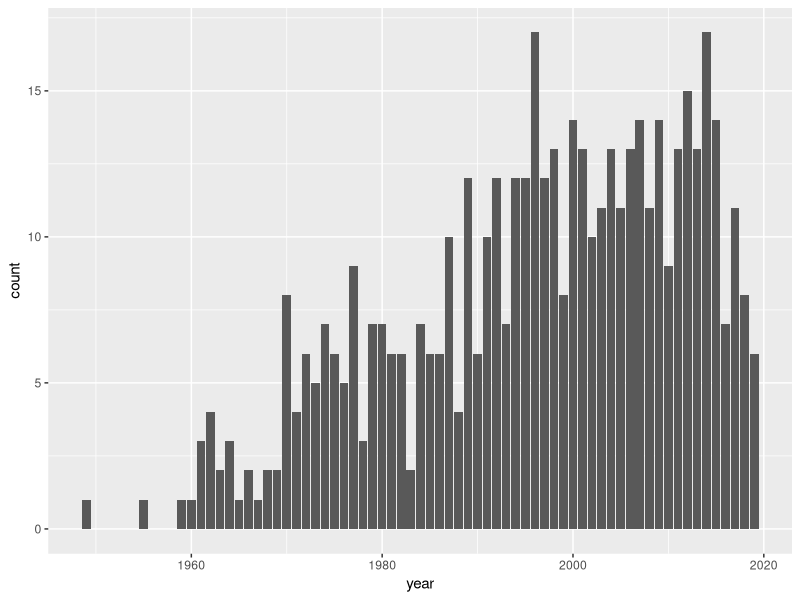
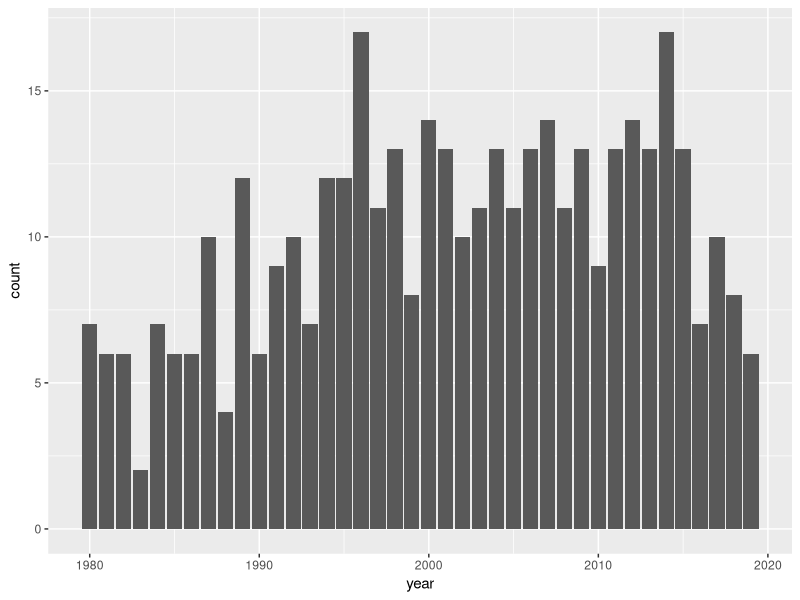
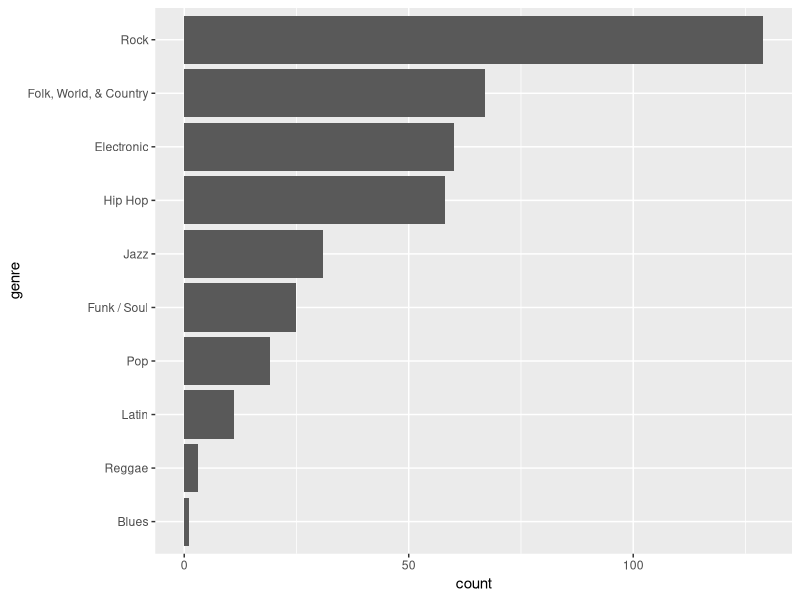
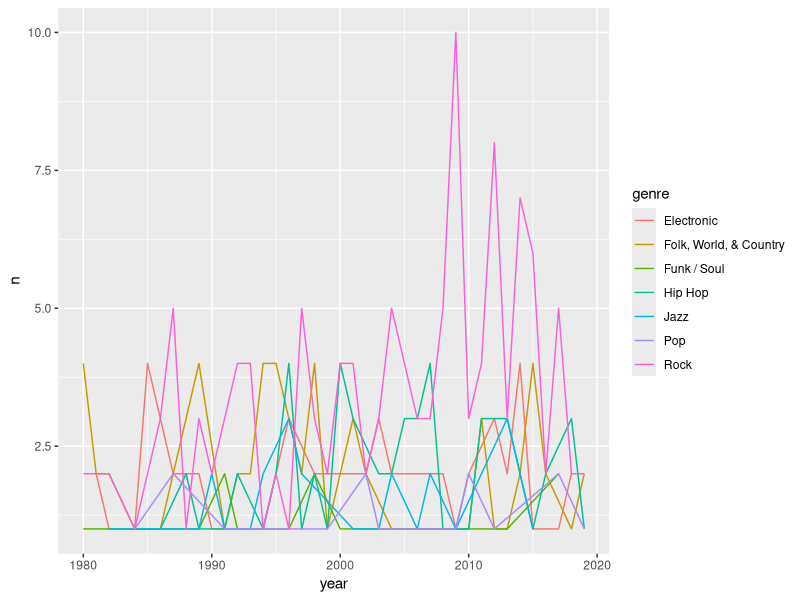
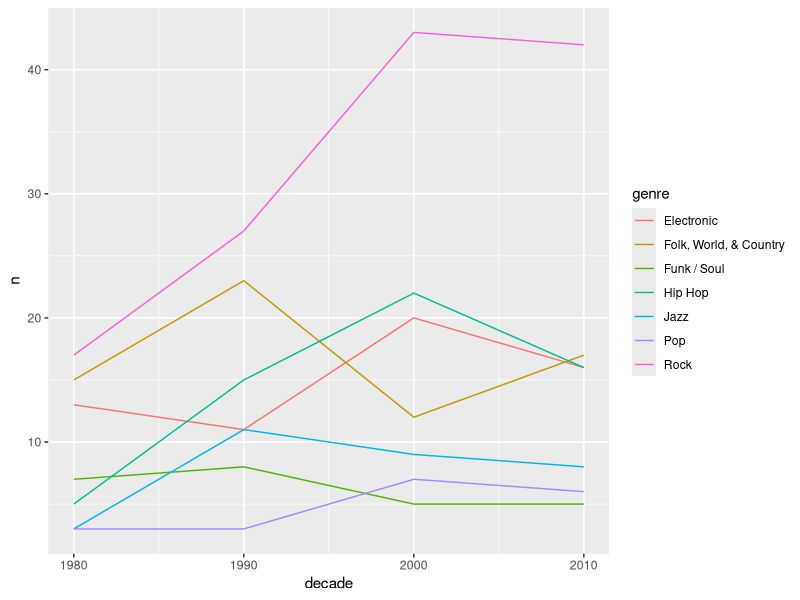

Reproduce these figures in R, in order. (Note: this script raises an error after producing the figures.)
## ---- chunk 1
knitr::opts_chunk$set(echo = TRUE)
library('tidyverse')
library('dplyr')
library('caret')
## ---- chunk 2
albums <- read_csv('data/album-cover-data.csv')

colSums(is.na(albums))
## ---- chunk 3
dat <- albums %>%
  drop_na()

dat %>%
  ggplot() +
  geom_bar(aes(x=year))
## ---- chunk 4
dat_albums <- dat %>%
  filter(
    year >= 1980,
    genre != 'Non-Music' & genre != 'Classical' & genre !='Stage & Screen',
    !str_detect(title, 'Tour|Live'),
    !str_detect(title, 'New York')
    ) %>%
  mutate( decade = (year %/% 10) * 10) # group by decade

#dat_clean <- filter(dat_clean, !str_detect(title, 'Tour|Live')) # Remove more non-studio releases
# dat_clean <- filter(dat_clean, !str_detect(title, 'New York')) # Remove other live albums
# dat_clean <- filter(dat_clean, genre != 'Non-Music') # Remove non-studio release genres
# dat_clean <- filter(dat_clean, genre != 'Stage & Screen') # Remove non-studio release genres
# dat_clean <- filter(dat_clean, genre != 'Classical') # Remove non-studio release genres
# dat_clean <- filter(dat_clean, genre != 'Children\'s') # Remove non-studio release genres
#dat_clean <- mutate(dat_clean, genre = as.factor(genre))

dat_albums %>%
  ggplot() +
  geom_bar(aes(x=year))
## ---- chunk 5
dat_albums %>% nrow()

dat_albums %>%
  group_by(genre) %>%
  count() %>%
  arrange(-n)
## ---- chunk 6
dat_albums %>%
  mutate(genre = genre %>% fct_infreq() %>% fct_rev()) %>%
  ggplot() +
  geom_bar(aes(x=genre)) +
  coord_flip()
## ---- chunk 7
dat_albums <- dat_albums %>%
  filter( genre != 'Blues' & genre != 'Reggae' & genre != 'Latin')
## ---- chunk 8
dat_albums %>% nrow()
## ---- chunk 9
dat_albums %>%
  group_by(genre, year) %>%
  count() %>%
  ggplot(aes(x = year, y = n)) +
  geom_line(aes(col = genre))
## ---- chunk 10

dat_albums %>%
  group_by(decade, genre) %>%
  count() %>%
  ggplot(aes(x = decade, y = n)) +
  geom_line(aes(col = genre))
## ---- chunk 11
# Step 1: Configure Class variable 
set.seed(123)
dat_clean <- dat_albums %>% 
  mutate(
    genre = as.factor(genre),
    caption_1 = as.factor(caption_1),
    n = 1,
    ) %>% 
  select(-title, -artist, -year, -caption_2, -caption_3, -caption_4, -caption_5) %>% # Remove unimportant variables
  spread(key = caption_1, value = n, fill = 0) %>%
  rename(Class = genre)

dat_clean <- dat_clean %>% mutate(id = row_number()) 
## ---- chunk 12
# Step 2: Train Split
dat_train <- dat_clean %>%
 sample_frac(0.80)

dat_test <- dat_clean %>%
 anti_join(dat_train, by = 'id') %>%
 select(-id)

dat_train <- dat_train %>%
 select(-id)
## ---- chunk 13
# Step 3: Pre Process - Standarize Training Data
# mod_pp <- preProcess(dat_train, method = c('scale','center'))
# dat_train_pp <- predict(mod_pp, dat_train) 
dat_train_pp <- dat_train
## ---- chunk 14
# Step 4: Resample as needed
dat_train_up <- upSample(x = dat_train_pp %>% select(-Class), y = dat_train_pp$Class)

dat_train_up %>%
  group_by(Class) %>%
  count()
## ---- chunk 15
# Step 5: Train Model
train_control <- trainControl(
  method = 'cv',
  number = 10
)

model_ranger = train(
  dat_train_up %>% select(-Class),
  dat_train_up$Class,
  method = "ranger",
  importance = "impurity",
  trControl = train_control,
)

model_ranger
## ---- chunk 16
#Step 6: Get predictions from centered test data
# dat_test_pp <- predict(mod_pp, dat_test)
## ---- chunk 17
# Step 7: Predict from centered test data (as standardized - w/ 'scale' option gives 'zero variance error' )
# predictions <- predict(model_ranger, dat_test_pp)

# Step 7: Predict from non-preProcessed test data => still get the same .292 accuracy!
predictions <- predict(model_ranger, dat_test)
## ---- chunk 18
# Step 8: Anaylize Confusion matrix (Actuals => $Class)
confusionMatrix(predictions, dat_test$Class)
## ---- chunk 19
# Step 9: Variable importance
plot(varImp(model_ranger))
